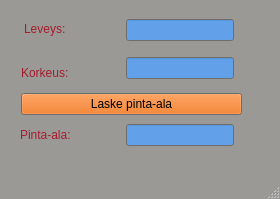
<?xml version="1.0" encoding="UTF-8"?>
<ui version="4.0">
 <class>MainWindow</class>
 <widget class="QMainWindow" name="MainWindow">
  <property name="geometry">
   <rect>
    <x>0</x>
    <y>0</y>
    <width>280</width>
    <height>199</height>
   </rect>
  </property>
  <property name="palette">
   <palette>
    <active>
     <colorrole role="WindowText">
      <brush brushstyle="SolidPattern">
       <color alpha="255">
        <red>165</red>
        <green>29</green>
        <blue>45</blue>
       </color>
      </brush>
     </colorrole>
     <colorrole role="Button">
      <brush brushstyle="SolidPattern">
       <color alpha="255">
        <red>230</red>
        <green>97</green>
        <blue>0</blue>
       </color>
      </brush>
     </colorrole>
     <colorrole role="Text">
      <brush brushstyle="SolidPattern">
       <color alpha="255">
        <red>0</red>
        <green>0</green>
        <blue>0</blue>
       </color>
      </brush>
     </colorrole>
     <colorrole role="Base">
      <brush brushstyle="SolidPattern">
       <color alpha="255">
        <red>98</red>
        <green>160</green>
        <blue>234</blue>
       </color>
      </brush>
     </colorrole>
     <colorrole role="Window">
      <brush brushstyle="SolidPattern">
       <color alpha="255">
        <red>154</red>
        <green>153</green>
        <blue>150</blue>
       </color>
      </brush>
     </colorrole>
     <colorrole role="Link">
      <brush brushstyle="SolidPattern">
       <color alpha="255">
        <red>28</red>
        <green>113</green>
        <blue>216</blue>
       </color>
      </brush>
     </colorrole>
    </active>
    <inactive>
     <colorrole role="WindowText">
      <brush brushstyle="SolidPattern">
       <color alpha="255">
        <red>165</red>
        <green>29</green>
        <blue>45</blue>
       </color>
      </brush>
     </colorrole>
     <colorrole role="Button">
      <brush brushstyle="SolidPattern">
       <color alpha="255">
        <red>230</red>
        <green>97</green>
        <blue>0</blue>
       </color>
      </brush>
     </colorrole>
     <colorrole role="Text">
      <brush brushstyle="SolidPattern">
       <color alpha="255">
        <red>0</red>
        <green>0</green>
        <blue>0</blue>
       </color>
      </brush>
     </colorrole>
     <colorrole role="Base">
      <brush brushstyle="SolidPattern">
       <color alpha="255">
        <red>98</red>
        <green>160</green>
        <blue>234</blue>
       </color>
      </brush>
     </colorrole>
     <colorrole role="Window">
      <brush brushstyle="SolidPattern">
       <color alpha="255">
        <red>154</red>
        <green>153</green>
        <blue>150</blue>
       </color>
      </brush>
     </colorrole>
     <colorrole role="Link">
      <brush brushstyle="SolidPattern">
       <color alpha="255">
        <red>28</red>
        <green>113</green>
        <blue>216</blue>
       </color>
      </brush>
     </colorrole>
    </inactive>
    <disabled>
     <colorrole role="Button">
      <brush brushstyle="SolidPattern">
       <color alpha="255">
        <red>230</red>
        <green>97</green>
        <blue>0</blue>
       </color>
      </brush>
     </colorrole>
     <colorrole role="Base">
      <brush brushstyle="SolidPattern">
       <color alpha="255">
        <red>154</red>
        <green>153</green>
        <blue>150</blue>
       </color>
      </brush>
     </colorrole>
     <colorrole role="Window">
      <brush brushstyle="SolidPattern">
       <color alpha="255">
        <red>154</red>
        <green>153</green>
        <blue>150</blue>
       </color>
      </brush>
     </colorrole>
     <colorrole role="Link">
      <brush brushstyle="SolidPattern">
       <color alpha="255">
        <red>28</red>
        <green>113</green>
        <blue>216</blue>
       </color>
      </brush>
     </colorrole>
    </disabled>
   </palette>
  </property>
  <property name="windowTitle">
   <string>Pinta-ala laskuri</string>
  </property>
  <property name="windowIcon">
   <iconset theme="QIcon::ThemeIcon::MediaTape"/>
  </property>
  <widget class="QWidget" name="centralwidget">
   <widget class="QWidget" name="gridLayoutWidget">
    <property name="geometry">
     <rect>
      <x>21</x>
      <y>89</y>
      <width>221</width>
      <height>31</height>
     </rect>
    </property>
    <layout class="QGridLayout" name="gridLayout">
     <item row="0" column="0">
      <widget class="QPushButton" name="calculateBtn">
       <property name="text">
        <string>Laske pinta-ala</string>
       </property>
      </widget>
     </item>
    </layout>
   </widget>
   <widget class="QWidget" name="gridLayoutWidget_2">
    <property name="geometry">
     <rect>
      <x>0</x>
      <y>10</y>
      <width>91</width>
      <height>81</height>
     </rect>
    </property>
    <layout class="QGridLayout" name="gridLayout_2">
     <item row="0" column="0" alignment="Qt::AlignmentFlag::AlignHCenter">
      <widget class="QLabel" name="leveys">
       <property name="maximumSize">
        <size>
         <width>139</width>
         <height>47</height>
        </size>
       </property>
       <property name="styleSheet">
        <string notr="true">font: 700 10pt &quot;Ubuntu&quot;;</string>
       </property>
       <property name="frameShape">
        <enum>QFrame::Shape::NoFrame</enum>
       </property>
       <property name="text">
        <string>Leveys:</string>
       </property>
       <property name="textFormat">
        <enum>Qt::TextFormat::AutoText</enum>
       </property>
       <property name="scaledContents">
        <bool>false</bool>
       </property>
      </widget>
     </item>
     <item row="1" column="0" alignment="Qt::AlignmentFlag::AlignHCenter">
      <widget class="QLabel" name="korkeus">
       <property name="styleSheet">
        <string notr="true">font: 700 10pt &quot;Ubuntu&quot;;</string>
       </property>
       <property name="text">
        <string>Korkeus:</string>
       </property>
      </widget>
     </item>
    </layout>
   </widget>
   <widget class="QWidget" name="gridLayoutWidget_3">
    <property name="geometry">
     <rect>
      <x>90</x>
      <y>9</y>
      <width>181</width>
      <height>81</height>
     </rect>
    </property>
    <layout class="QGridLayout" name="gridLayout_3">
     <item row="0" column="0" alignment="Qt::AlignmentFlag::AlignHCenter">
      <widget class="QLineEdit" name="widthEdit">
       <property name="layoutDirection">
        <enum>Qt::LayoutDirection::LeftToRight</enum>
       </property>
       <property name="autoFillBackground">
        <bool>false</bool>
       </property>
       <property name="styleSheet">
        <string notr="true">font: 700 10pt &quot;Ubuntu&quot;;</string>
       </property>
       <property name="text">
        <string/>
       </property>
      </widget>
     </item>
     <item row="1" column="0" alignment="Qt::AlignmentFlag::AlignHCenter">
      <widget class="QLineEdit" name="heightEdit">
       <property name="layoutDirection">
        <enum>Qt::LayoutDirection::LeftToRight</enum>
       </property>
       <property name="styleSheet">
        <string notr="true">font: 700 10pt &quot;Ubuntu&quot;;</string>
       </property>
       <property name="text">
        <string/>
       </property>
      </widget>
     </item>
    </layout>
   </widget>
   <widget class="QWidget" name="gridLayoutWidget_4">
    <property name="geometry">
     <rect>
      <x>0</x>
      <y>119</y>
      <width>91</width>
      <height>31</height>
     </rect>
    </property>
    <layout class="QGridLayout" name="gridLayout_4">
     <item row="1" column="0" alignment="Qt::AlignmentFlag::AlignHCenter">
      <widget class="QLabel" name="pintaala">
       <property name="styleSheet">
        <string notr="true">font: 700 10pt &quot;Ubuntu&quot;;</string>
       </property>
       <property name="text">
        <string>Pinta-ala:</string>
       </property>
      </widget>
     </item>
    </layout>
   </widget>
   <widget class="QWidget" name="gridLayoutWidget_5">
    <property name="geometry">
     <rect>
      <x>90</x>
      <y>120</y>
      <width>181</width>
      <height>31</height>
     </rect>
    </property>
    <layout class="QGridLayout" name="gridLayout_5">
     <item row="0" column="0" alignment="Qt::AlignmentFlag::AlignHCenter|Qt::AlignmentFlag::AlignVCenter">
      <widget class="QLineEdit" name="result">
       <property name="layoutDirection">
        <enum>Qt::LayoutDirection::LeftToRight</enum>
       </property>
       <property name="styleSheet">
        <string notr="true">font: 700 10pt &quot;Ubuntu&quot;;</string>
       </property>
       <property name="readOnly">
        <bool>true</bool>
       </property>
      </widget>
     </item>
    </layout>
   </widget>
  </widget>
  <widget class="QMenuBar" name="menubar"/>
  <widget class="QStatusBar" name="statusbar"/>
 </widget>
 <resources/>
 <connections/>
</ui>
